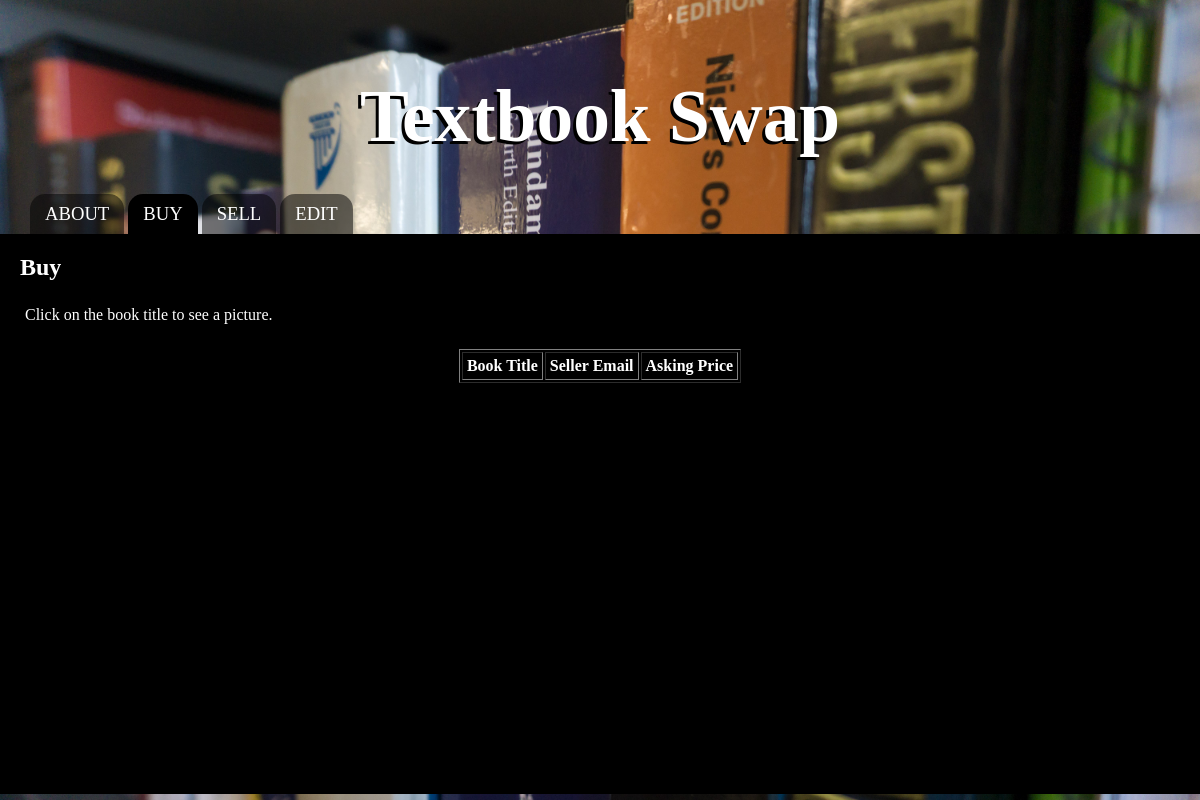
The app's page /buy.php, older data.
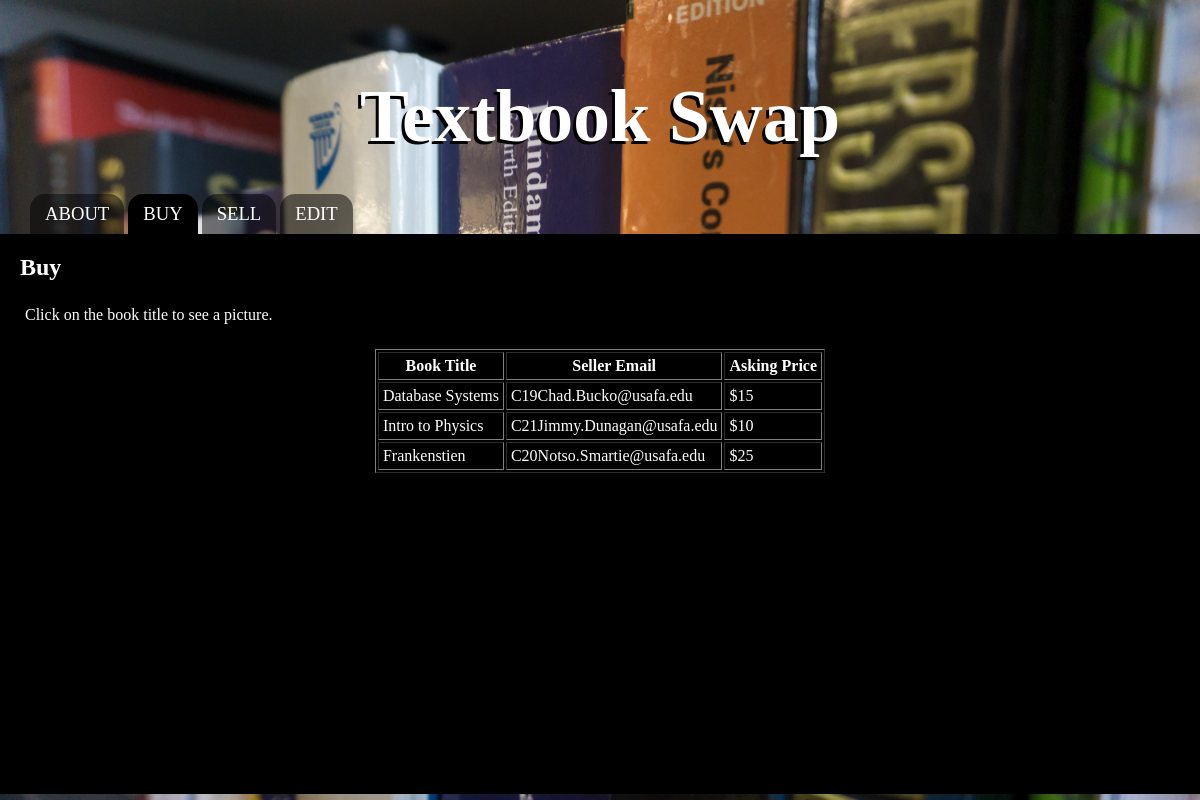
The same page, newer data.
### tables this page shows
CREATE TABLE IF NOT EXISTS `listing` (
  `orderNumber` int(10) NOT NULL AUTO_INCREMENT,
  `title` varchar(50) NOT NULL,
  `email` varchar(50) NOT NULL,
  `price` int(5) NOT NULL,
  `listDate` date NOT NULL,
  `condition` varchar(11) NOT NULL,
  PRIMARY KEY (`OrderNumber`)
);

### buy.php (the view, shortened to what this page needs)
<head>
	<link type="text/css" href="dark.css" rel="stylesheet">
</head>
<div id="header" class="container">
	<div id="logo">
		<h1><a href="about.html">Textbook Swap</a></h1>
	</div>
</div>
<body>
	<div id="menu">
		<ul>
			<li><a href="about.html" accesskey="1" title="">About</a></li>
			<li class="active"><a href="#" accesskey="2" title="">Buy</a></li>
			<li><a href="sell.html" accesskey="3" title="">Sell</a></li>
			<li><a href="login.php" accesskey="4" title="">Edit</a></li>
		</ul>
	</div>
	<div class="wrapper">
		<h2>Buy</h2>
		<p>Click on the book title to see a picture.</p>
		<table border="1" cellpadding="4" style="margin:auto">
		<tr><th>Book Title</th><th>Seller Email</th><th>Asking Price</th></tr>
		<?php
		@ $db = new mysqli('LOCALHOST', 'root', '', 'web');
		$results = $db->query('SELECT * FROM LISTING');
		$num_results = $results->num_rows;
		for ($i=0; $i < $num_results; $i++)
		{
		$r= $results->fetch_assoc();
		print '<tr><td>'.$r['title'].'</td><td>'.$r['email'].'</td><td>'.sprintf("$%u",$r['price']).' </td></tr>';
		}
		?>
		</table>
	</div>
</body>
</html>

### dark.css (style rules this page uses)
html, body { height: 100%; }
body { margin: 0px; padding: 0px; background-image: url("img/WebsitePic3.jpg"); background-color: blue; background-position: center; background-size: cover; background-repeat: no-repeat; font-size: 12pt; color: white; }
h1, h2, h3 { margin: 20px; color: white; }
p, ol, ul { margin-top: 0; }
ol, ul { padding: 0; list-style: none; }
p { margin: 25px; font-size: 12pt; color: white; }
a { color: blue; }
.container { margin: 0px auto; width: 100%; }
#header { text-align: center; }
#logo { padding: 50px 0px 25px 0px; text-shadow: -3px 3px black; }
#logo h1 { display: block; margin-bottom: 5px; padding: 5px 10px; font-size: 55pt; }
#logo a { text-decoration: none; color: white; }
#menu { height: 40px; }
#menu ul { display: inline-block; padding: 0px 30px; text-align: center; }
#menu li { display: inline-block; }
#menu li a, #menu li span { display: inline-block; padding: 0px 15px; text-decoration: none; font-size: 14pt; font-weight: 500; text-transform: uppercase; line-height: 40px; outline: 0; background: rgb(0,0,0,0.5); border-radius: 15px 15px 0px 0px; color: white; }
#menu li:hover a, #menu li.active a, #menu li.active span { background: black; border-radius: 15px 15px 0px 0px; color: white; }
.wrapper { overflow: hidden; padding: 0px 0px 60px 0px; background: black; height: 500px; }

Row changes from the older to the newer data that the page shows:
added listing: title "Database Systems", email "C19Chad.Bucko@usafa.edu", price "15"
added listing: title "Intro to Physics", email "C21Jimmy.Dunagan@usafa.edu", price "10"
added listing: title "Frankenstien", email "C20Notso.Smartie@usafa.edu", price "25"
